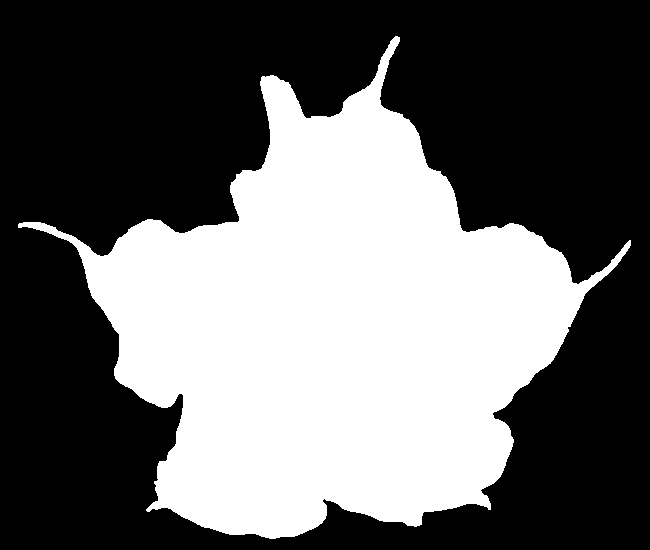
#> input picture Sheet03/images/engelstrompete.png, 650 x 550 px
$ jupyter execute --allow-errors sheet03_with_solutions.ipynb   (shell and % lines are left out)   (text cells are left out)
#> lines starting #> are read from the running program, lines starting #| are printed output that depends on the picture; after the words box and inside, x2 and y2 are one past the last pixel; in counts of white or black regions, pixels touching at a corner belong together
[cell 1]
a = 3 + 4j
b = complex(3, 4)
print("a = {}, type(a) = {}".format(a, type(a)))
print("b = {}, type(b) = {}".format(b, type(b)))
print("real(a) = {}, imag(a) = {}".format(a.real,a.imag))
print("abs(a) = {}".format(abs(a)))
print("conjugate(a) = {}".format(a.conjugate()))
print("i*i = {}".format(1j**2))

# normal "math" functions are non complex:
print("-- the math module ---------------------------")
import math
#print(math.sqrt(-1)) # ValueError: math domain error
#print(math.sin(3+4j)) # TypeError: can't convert complex to float
#print(math.exp(2*math.pi*1j)) # TypeError: can't convert complex to float

# but there is a "cmath" module
print("-- the cmath module --------------------------")
import cmath
print(cmath.sqrt(-1))
print(cmath.sin(3+4j))
print(cmath.exp(2*math.pi*1j))

# numpy has its own types for complex numbers (np.complex64 and np.complex128)
print("-- numpy -------------------------------------")
import numpy as np
a = np.complex64(3+4j)
print("a = {}, type(a) = {}".format(a, type(a)))
print("a*a = {}".format(a**2))
print("real(a) = {}, imag(a) = {}".format(a.real,a.imag))
print("abs(a) = {}".format(abs(a)))
print("conjugate(a) = {}".format(a.conjugate()))

# numpy supports computation with complex numbers (provided the input arguments are complex)
print(np.sqrt(-1)) # Warning: invalid value encountered in sqrt
print(np.sqrt(-1+0j))
print(np.sin(3+4j))
print(np.exp(2*np.pi*1j))

[cell 2]
from skimage import morphology, draw
import numpy as np
import matplotlib.pyplot as plt
plt.rcParams['image.cmap'] = 'gray'

circle_left_img = np.zeros(shape=(300, 300), dtype=np.uint8)
circle_left_img[draw.disk((120, 120), 50)] = 1

circle_right_img = np.zeros_like(circle_left_img)
circle_right_img[draw.disk((180, 180), 50)] = 1


kernel = morphology.square(20)
plt.figure(figsize=(12, 8))
plt.subplot(2, 3, 1)
plt.imshow(circle_left_img)
plt.axis('off')
plt.title(r'$g_1$')
plt.subplot(2, 3, 2)
plt.imshow(circle_right_img)
plt.axis('off')
plt.title(r'$g_2$')
plt.subplot(2, 3, 3)
plt.imshow(circle_left_img | circle_right_img)
plt.axis('off')
plt.title(r'$g_1 \vee g_2$')
plt.subplot(2, 3, 4)
plt.imshow(morphology.binary_erosion(circle_left_img | circle_right_img, footprint=kernel))
plt.axis('off')
plt.title('Erosion after superposition')
plt.subplot(2, 3, 5)
plt.imshow(morphology.binary_erosion(circle_left_img, footprint=kernel)
           | morphology.binary_erosion(circle_right_img, footprint=kernel))
plt.axis('off')
plt.title('Erosion before superposition')
plt.show()

[cell 3]
import numpy as np
from scipy.ndimage import binary_dilation
a =          np.array([[0,0,0,0,0],
                      [0,0,0,0,0],
                      [0,0,1,0,0],
                      [0,0,0,0,0],
                      [0,0,0,0,0]])
b2 =          np.array([[0,0,0,0,0], #for this one the rule holds
                      [0,1,1,1,0],
                      [0,1,1,1,0],
                      [0,1,1,1,0],
                      [0,0,0,0,0]])
b =          np.array([[1,1,1], #for this one it dosen´t
                      [1,1,1],
                      [1,1,1],])
c = b
c2 = b2
d = np.zeros(c.shape, int)
out1 = np.zeros(a.shape, int)
out2 = np.zeros(a.shape, int)
out1 = binary_dilation(binary_dilation(a,b),c)
out2 = binary_dilation(a,binary_dilation(b,c))

print(out1)
print(out2)

[cell 4]
import numpy as np
import matplotlib.pyplot as plt
plt.rcParams['image.cmap'] = 'gray'
from scipy.ndimage import binary_erosion
from imageio.v2 import imread

def my_boundary(img):
    """
    Compute boundary of binary image.

    Parameters
    ----------
    img : ndarray of bools
        A binary image.

    Returns
    -------
    boundary : ndarray of bools
        The boundary as a binary image.
    """

    boundary = np.zeros(img.shape, bool)
    # BEGIN SOLUTION
    boundary = img ^ binary_erosion(img, iterations=5)
    # END SOLUTION

    return boundary

img = imread("images/engelstrompete.png") > 0
#> img: shape (550, 650) bool; 40% white; 1 white region, box (x1, y1, x2, y2) and area: (18, 36, 631, 539) 142959
plt.figure(figsize=(10,10))
plt.gray()
plt.imshow(my_boundary(img))
#> in my_boundary, `boundary = img ^ binary_erosion(img, iterations=5)`: boundary: shape (550, 650) bool; 2.8% white; 1 white region, box (x1, y1, x2, y2) and area: (18, 36, 631, 539) 9864
plt.show()

[cell 5]
import numpy as np
import matplotlib.pyplot as plt
from scipy.ndimage import generate_binary_structure, binary_erosion
from imageio.v2 import imread

def my_distance_transform(img):
    """Distance transform of binary image.

    Args:
    img (ndarray of bools): A binary image.

    Returns:
    dt (ndarray of ints): The distance transform of the input image.
    """

    dt = np.zeros(img.shape,np.int32)
    # BEGIN SOLUTION
    while img.any():
        dt += img
        # generate_binary_structure(2, 1) -> N4 neighborhood -> city block distance
        # generate_binary_structure(2, 2) -> N8 neighborhood -> chessboard distance
        img = binary_erosion(img, generate_binary_structure(2, 2))
#> this loop made 135 passes
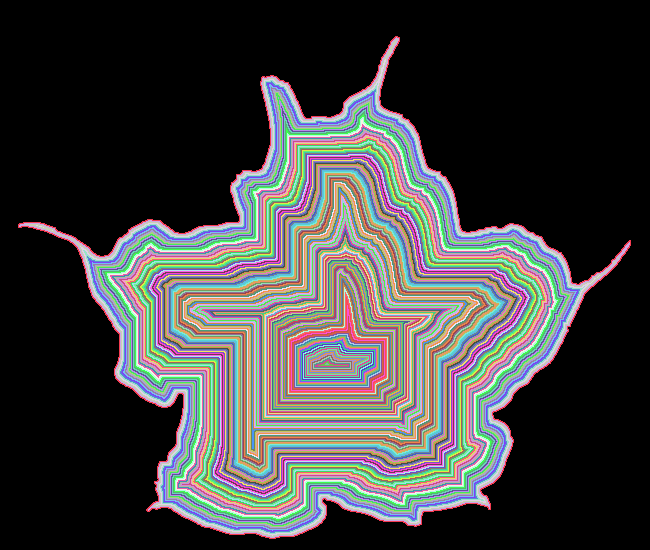
#> dt: shape (550, 650) int32; 136 distinct labels, from 0 to 135; one colour per label, 0 black
#> img: shape (550, 650) bool; every value is 0
    # END SOLUTION

    return dt


img = imread("images/engelstrompete.png") > 0
plt.figure(figsize=(10,10))
plt.imshow(my_distance_transform(img) + 50 * img)
plt.show()

[cell 6]
import numpy as np
import matplotlib.pyplot as plt
from scipy.ndimage import distance_transform_edt
from imageio.v2 import imread


def my_morph(A,B,ratio):
    """Morphing from binary image A to image B.

    Args:
        A (ndarray of bools): A binary image (start).
        B (ndarray of bools): A binary image (target), same shape as A.
        ratio (float from 0.0 to 1.0): The ratio of image A and image B.
            0.0=only image A, 1.0=only image B.

    Returns:
        morph (ndarray of bools): A binary intermediate image between A and B.

    """

    result = np.zeros(A.shape, bool)
    # BEGIN SOLUTION
    dA = distance_transform_edt(A) - distance_transform_edt(~A)
    dB = distance_transform_edt(B) - distance_transform_edt(~B)
    result = (1-ratio)*dA + ratio*dB > 0
    # END SOLUTION

    return result

img1 = imread("images/kreis.png") > 0
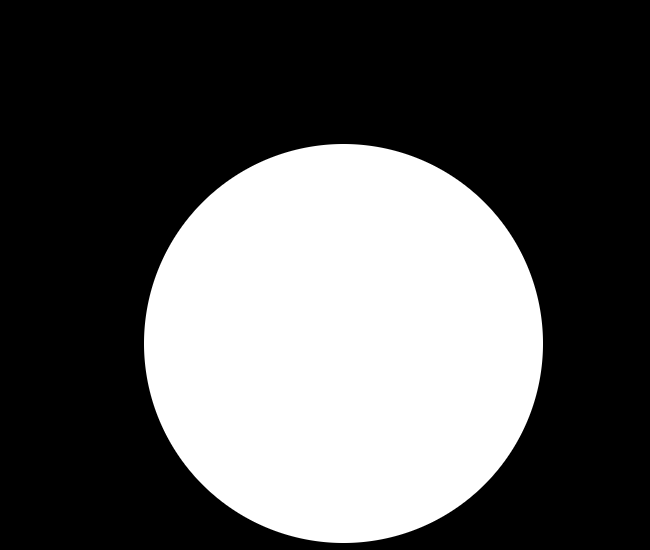
#> input picture Sheet03/images/kreis.png, 650 x 550 px
#> img1: shape (550, 650) bool; 35.1% white; 1 white region, box (x1, y1, x2, y2) and area: (144, 144, 543, 543) 125609
img2 = imread("images/engelstrompete.png") > 0


plt.figure(figsize=(10,10))
plt.gray()
for i, ratio in enumerate(np.linspace(0, 1, 6), 1):
    plt.subplot(2, 3, i)
    plt.imshow(my_morph(img1, img2, ratio))
    plt.axis('off')
plt.show()

[cell 7]
# If you want to see your morph as an animation, run this cell.
# Close the output (press the blue "Stop interaction" button) once you are done!

# Due to some matplotlib problem you may have to restart your kernel!
import matplotlib.animation as animation
fig = plt.figure()

ims = []
for i, ratio in enumerate(np.linspace(0, 1, 24), 1):
    plt.axis('off')
    im = plt.imshow(my_morph(img1, img2, ratio), cmap='gray', animated=True)
    ims.append([im])
#> after the loop, ims = 24 items

ani = animation.ArtistAnimation(fig, ims + list(reversed(ims)), interval=100, blit=True)

fig.show()

[cell 8]
import numpy as np
import matplotlib.pyplot as plt
from scipy.ndimage import binary_hit_or_miss, distance_transform_cdt, binary_dilation
from imageio.v2 import imread

def my_skeletonize(img):
    """
    Compute the skeloton of a binary image using hit_or_miss operator.

    Parameters
    ----------
    img : ndarray of bools
        Binary image to be skeletonized.

    Returns
    -------
    skeleton : ndarray of bools
        The skeleton of the input image.
    """
    # BEGIN SOLUTION
    skeleton = np.zeros(img.shape, bool)

    sl_hit = np.asarray([[0,0,1],[0,1,1],[0,0,1]], bool)
    sl_miss = np.asarray([[1,0,0],[1,0,0],[1,0,0]], bool)

    sr_hit = np.asarray([[1,0,0],[1,1,0],[1,0,0]], bool)
    sr_miss = np.asarray([[0,0,1],[0,0,1],[0,0,1]], bool)

    so_hit = np.asarray([[0,0,0],[0,1,0],[1,1,1]], bool)
    so_miss = np.asarray([[1,1,1],[0,0,0],[0,0,0]], bool)

    su_hit = np.asarray([[1,1,1],[0,1,0],[0,0,0]], bool)
    su_miss = np.asarray([[0,0,0],[0,0,0],[1,1,1]], bool)

    slu_hit = np.asarray([[0,0,0],[0,1,1],[0,1,1]], bool)
    slu_miss = np.asarray([[1,1,0],[1,0,0],[0,0,0]], bool)

    slo_hit = np.asarray([[0,1,1],[0,1,1],[0,0,0]], bool)
    slo_miss = np.asarray([[0,0,0],[1,0,0],[1,1,0]], bool)

    sru_hit = np.asarray([[0,0,0],[1,1,0],[1,1,0]], bool)
    sru_miss = np.asarray([[0,1,1],[0,0,1],[0,0,0]], bool)

    sro_hit = np.asarray([[1,1,0],[1,1,0],[0,0,0]], bool)
    sro_miss = np.asarray([[0,0,0],[0,0,1],[0,1,1]], bool)

    while (skeleton != img).any():
        skeleton = img
        img = img ^ binary_hit_or_miss(img, sl_hit, sl_miss)
        img = img ^ binary_hit_or_miss(img, sr_hit, sr_miss)
        img = img ^ binary_hit_or_miss(img, so_hit, so_miss)
        img = img ^ binary_hit_or_miss(img, su_hit, su_miss)

        img = img ^ binary_hit_or_miss(img, slo_hit, slo_miss)
        img = img ^ binary_hit_or_miss(img, slu_hit, slu_miss)
        img = img ^ binary_hit_or_miss(img, sro_hit, sro_miss)
        img = img ^ binary_hit_or_miss(img, sru_hit, sru_miss)
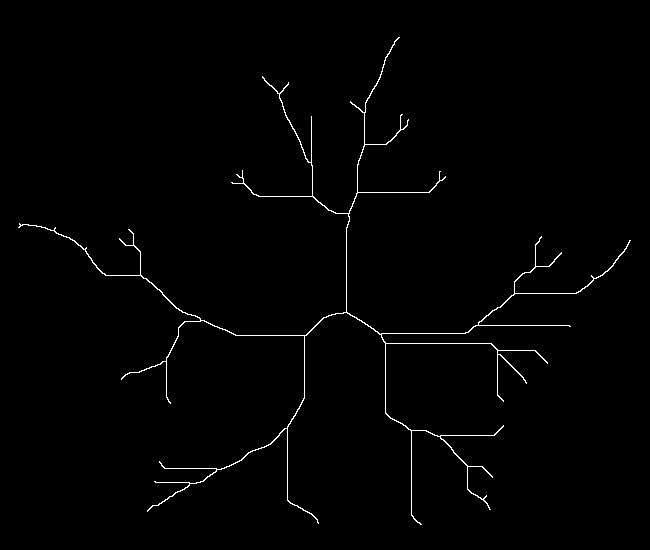
#> img: shape (550, 650) bool; 1% white in thin lines or dots, all inside (x1, y1, x2, y2) = (18, 37, 631, 525)

    return skeleton
    # END SOLUTION


img = imread("images/engelstrompete.png") > 0
skel = my_skeletonize(img)
result = distance_transform_cdt(img, metric='taxicab') + (50 * img)
result[binary_dilation(skel)] = 0
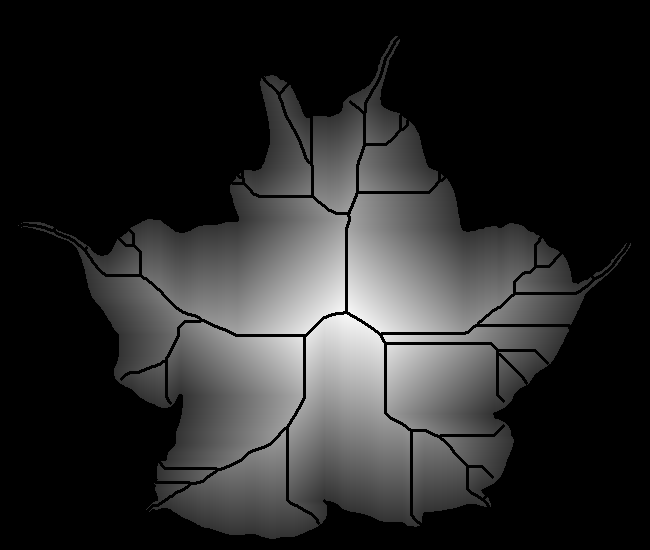
#> result: shape (550, 650) int64; min 0, max 246, mean 41.6
plt.figure(figsize=(10,10))
plt.gray()
plt.imshow(result)
plt.show()

[cell 9]
import numpy as np
import matplotlib.pyplot as plt
import scipy.ndimage as ndimg
from skimage import color
from skimage.transform import rescale as rescale
from imageio.v2 import imread


angle = 15
thresh = .3
struc_elem = np.ones((5,1), dtype=bool)

img = imread("images/landsat_stack2.png")
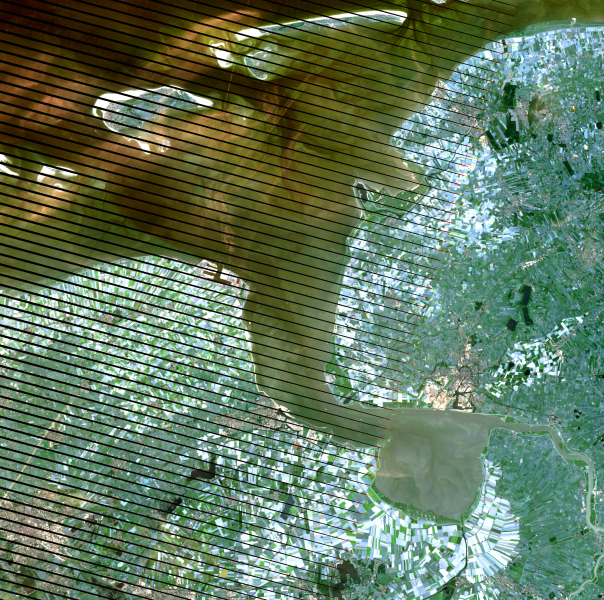
#> input picture Sheet03/images/landsat_stack2.png, 604 x 600 px
#> img is the input picture: shape (600, 604, 3); mean R, G, B 98.2, 120.7, 94.7
img2 = img.copy()
img3 = img.copy()

# BEGIN SOLUTION
img = ndimg.rotate(img, angle)
#> img: shape (736, 739, 3)
img2 = img.copy()
img3 = img.copy()
img_gray = color.rgb2gray(img)
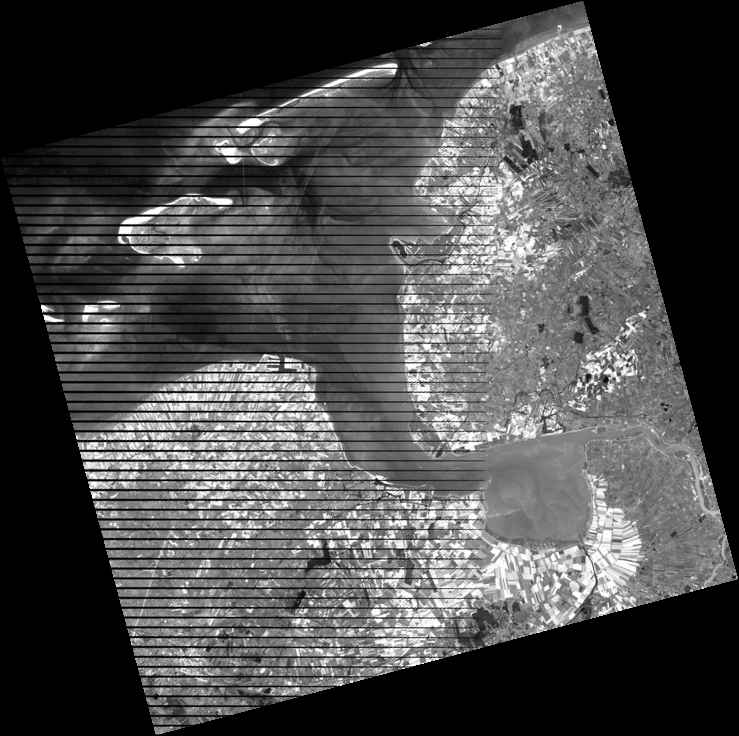
#> img_gray: shape (736, 739) float64; min 0, max 1, mean 0.297
thresh_img = np.zeros_like(img_gray).astype(bool)

struc_elem_height_half = len(struc_elem)//2

# threshold such that only for black pixels the value is computed
thresh_img[img_gray < thresh] = True
thresh_img = ndimg.binary_dilation(thresh_img, iterations=1, structure=np.ones((5,5),dtype=bool))

# Dilation
for i in np.arange(struc_elem_height_half, img.shape[0] - struc_elem_height_half):
    for j in np.arange(0, img.shape[1]):
        if (thresh_img[i,j]):
             img2[i,j,:] = np.max(img[i-struc_elem_height_half:i+struc_elem_height_half,j,:], axis=0)
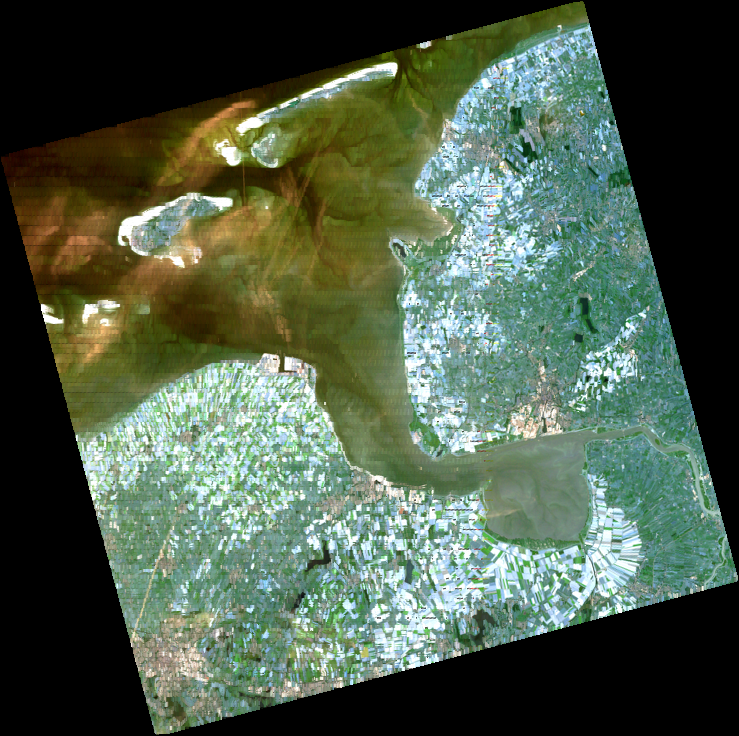
#> img2: shape (736, 739, 3); mean R, G, B 77.1, 92.7, 73.8

# Erosion
for i in np.arange(struc_elem_height_half, img.shape[0] - struc_elem_height_half):
    for j in np.arange(0, img.shape[1]):
        if (thresh_img[i,j]):
            img3[i,j,:] = np.min(img2[i-struc_elem_height_half:i+struc_elem_height_half,j,:], axis=0)


img = ndimg.rotate(img, -angle)
#> img: shape (902, 904, 3)
img2 = ndimg.rotate(img2, -angle)
#> img2: shape (902, 904, 3)
img3 = ndimg.rotate(img3, -angle)
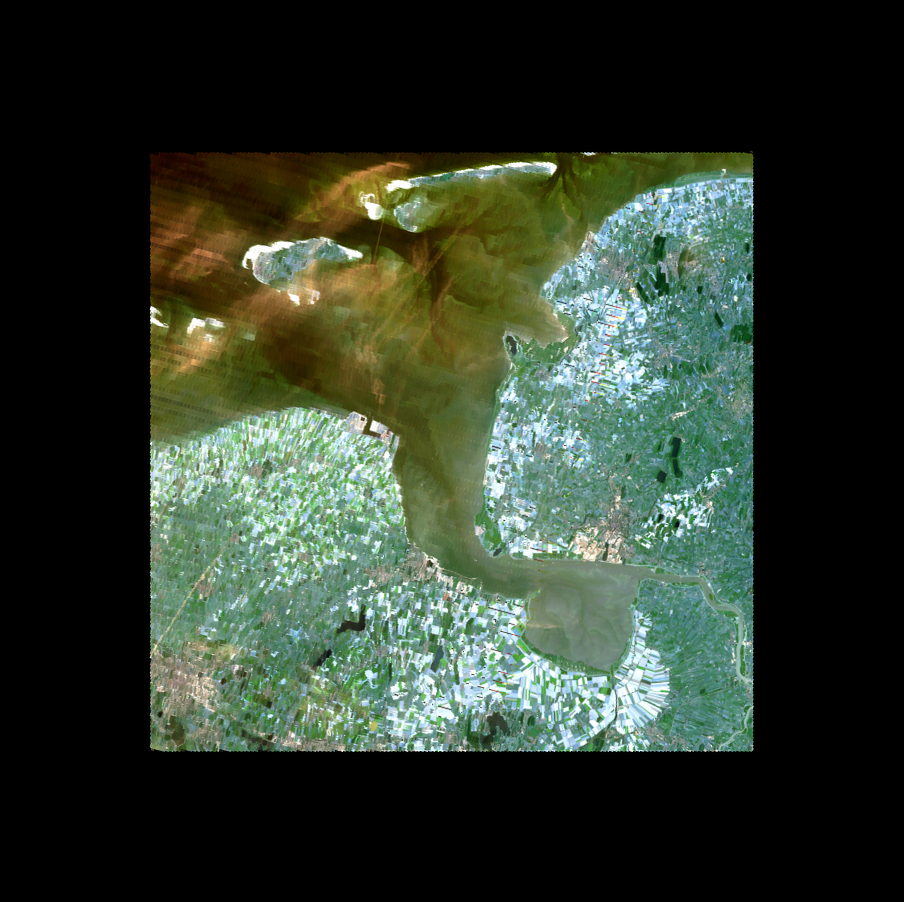
#> img3: shape (902, 904, 3); mean R, G, B 47.8, 58.6, 45.1
# END SOLUTION
img = (img - np.min(img))/np.ptp(img)
img3 = (img3 - np.min(img3))/np.ptp(img3)


plt.figure(figsize=(15,45))
plt.subplot(3,1,1); plt.imshow(img); plt.axis('off')
plt.subplot(3,1,2); plt.imshow(img3); plt.axis('off')
plt.subplot(3,1,3); plt.imshow(thresh_img); plt.axis('off')
plt.imshow(thresh_img)
plt.show()
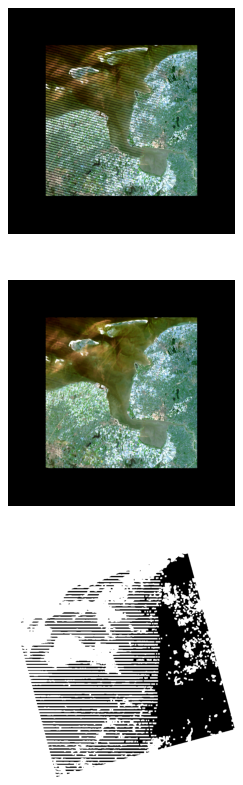
#> figure drawn by matplotlib, 3 panels

[cell 10]
import matplotlib.pyplot as plt

# number of your webcam (usually 0)
webcam = 1

# Set this flag to either use "imageio" or "cv2"
use_imageio = False

if use_imageio:
    # use imageio for accessing the webcam (requires ffmpeg to be installed on your computer)
    import imageio
    try:
        with imageio.get_reader(f'<video{webcam}>') as reader:
            img = reader.get_next_data()
            ok = True
    except:
        ok = False
else:
    # use opencv for accessing the webcam
    import cv2
    try:
        camera = cv2.VideoCapture(webcam)
        ok, img = camera.read()
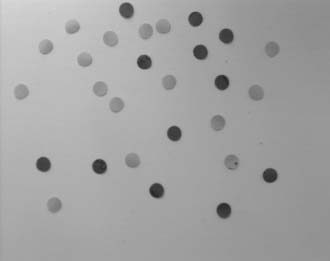
#> input picture Sheet04/images/pebbles.jpg, 330 x 261 px, given in place of the camera
#> img is the input picture: shape (261, 330, 3); min 31, max 215, mean 163.1
        if ok:
            img = cv2.cvtColor(img, cv2.COLOR_BGR2RGB)
    finally:
        camera.release()

if ok:
    plt.imshow(img)
    plt.show()
else:
    print("Accessing your webcam failed.")
